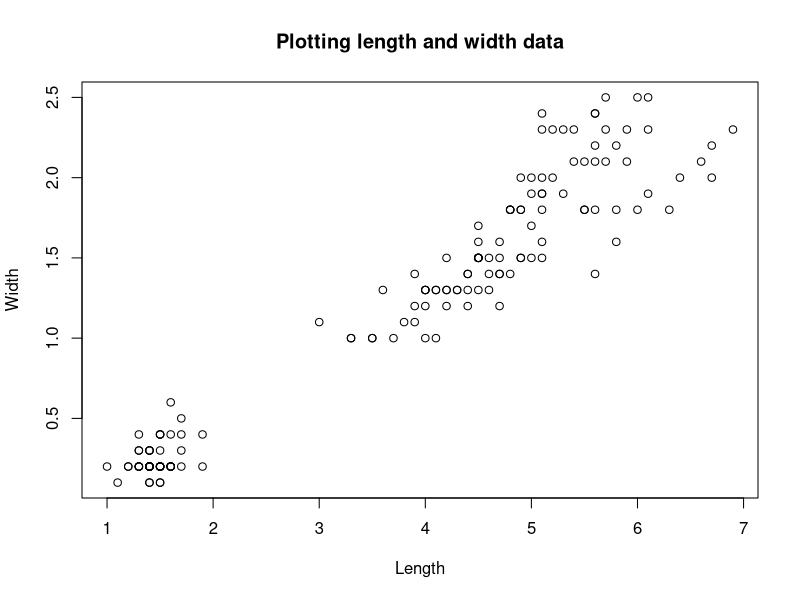
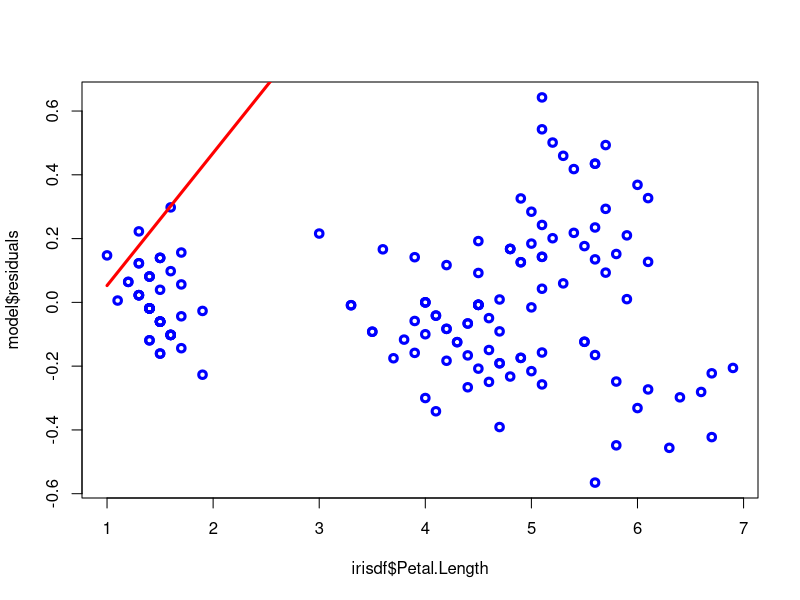

Recreate these plots in R, in order.

irisdf <- iris
plot(
  x = irisdf$Petal.Length,
  y = irisdf$Petal.Width,
  main = "Plotting length and width data",
  xlab = "Length",
  ylab = "Width")

model <- lm(formula = Petal.Width ~ Petal.Length, data =irisdf)
# Formula is like y = f(x) This ~ depends on This
summary(model)

plot(
  x = irisdf$Petal.Length,
  y = model$residuals,
  col = "blue",
  lwd = 3
)

lines(
  x = irisdf$Petal.Length,
  y = model$fitted.values,
  col = "red",
  lwd = 3)

cor(
  x = irisdf$Petal.Length,
  y = irisdf$Petal.Width
)

newdf = data.frame(Petal.Length=c(1,2,3,4,4,5,6,7,7,8,0,10))
predict(
  object = model,
  newdata = newdf )

# plotting the residuals

length(model$residuals)
length(irisdf$Petal.Length)
length(irisdf$Petal.Width)
